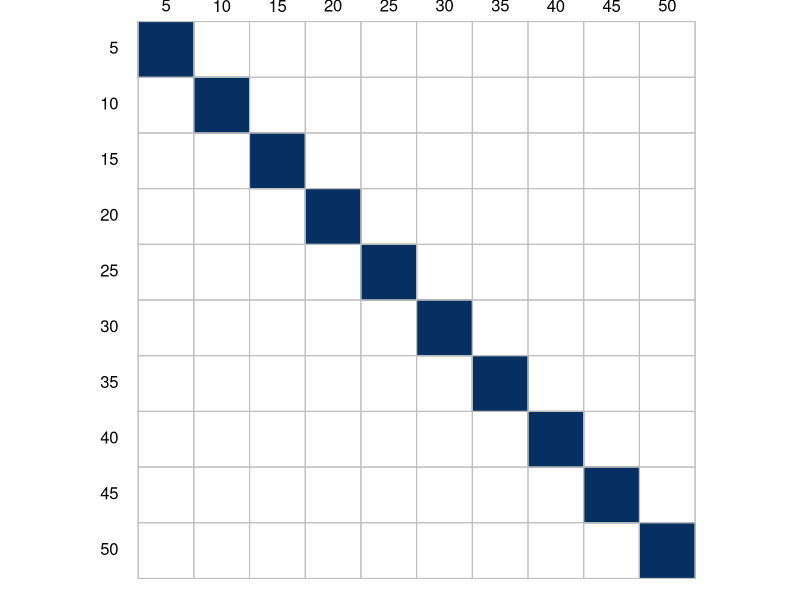
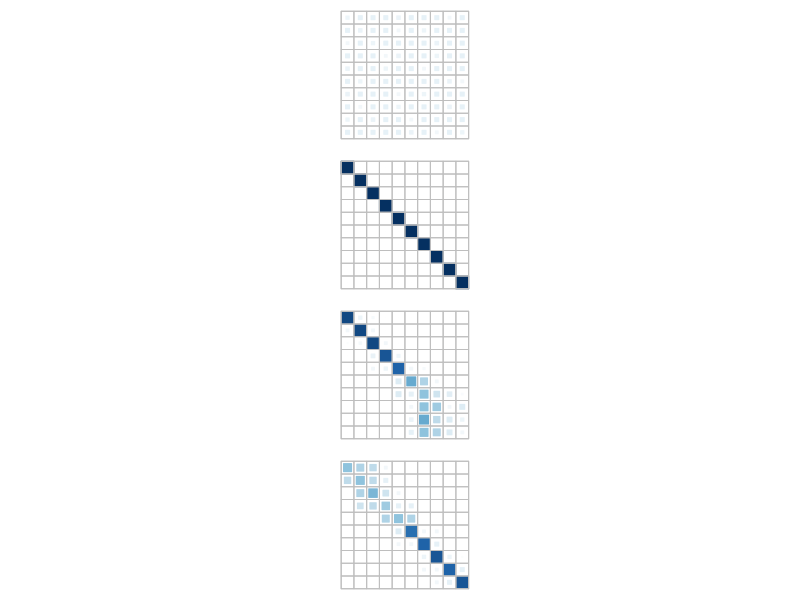

Reproduce these figures in R, in order.
library(corrplot)
cols = colorRampPalette(c('#0000FF', '#FF0000'))
perf = read.csv("example_outcomes/classification_example - Sheet1.csv")
perf = perf[,-1]
x = seq(5, 50, by = 5)
colnames(perf) = x
rownames(perf) = x
perf[is.na(perf)] = 0
corrplot(as.matrix(perf), is.corr = T, method = "square", tl.srt = 0,
         tl.col = "black", cl.pos = "n", tl.offset = 1)


early = read.csv("example_outcomes/classification_example - Sheet2.csv")
early = early[,-1]
colnames(early) = x
rownames(early) = x
early[is.na(early)] = 0


old = read.csv("example_outcomes/classification_example - Sheet3 (1).csv")
old = old[,-1]
colnames(old) = x
rownames(old) = x
old[is.na(old)] = 0

null = read.csv("example_outcomes/classification_example - Sheet4.csv")
null = null[,-1]
colnames(null) = x
rownames(null) = x
null[is.na(null)] = 0

par(mfrow = c(4,1))
corrplot(as.matrix(null), is.corr = T, method = "square", tl.srt = 0,
         tl.col = "black", cl.pos = "n", tl.offset = 1, tl.pos = "n")

corrplot(as.matrix(perf), is.corr = T, method = "square", tl.srt = 0,
         tl.col = "black", cl.pos = "n", tl.offset = 1, tl.pos = "n")

corrplot(as.matrix(early), is.corr = T, method = "square", tl.srt = 0,
         tl.col = "black", cl.pos = "n", tl.offset = 1, tl.pos = "n")

corrplot(as.matrix(old), is.corr = T, method = "square", tl.srt = 0,
         tl.col = "black", cl.pos = "n", tl.offset = 1, tl.pos = "n")

